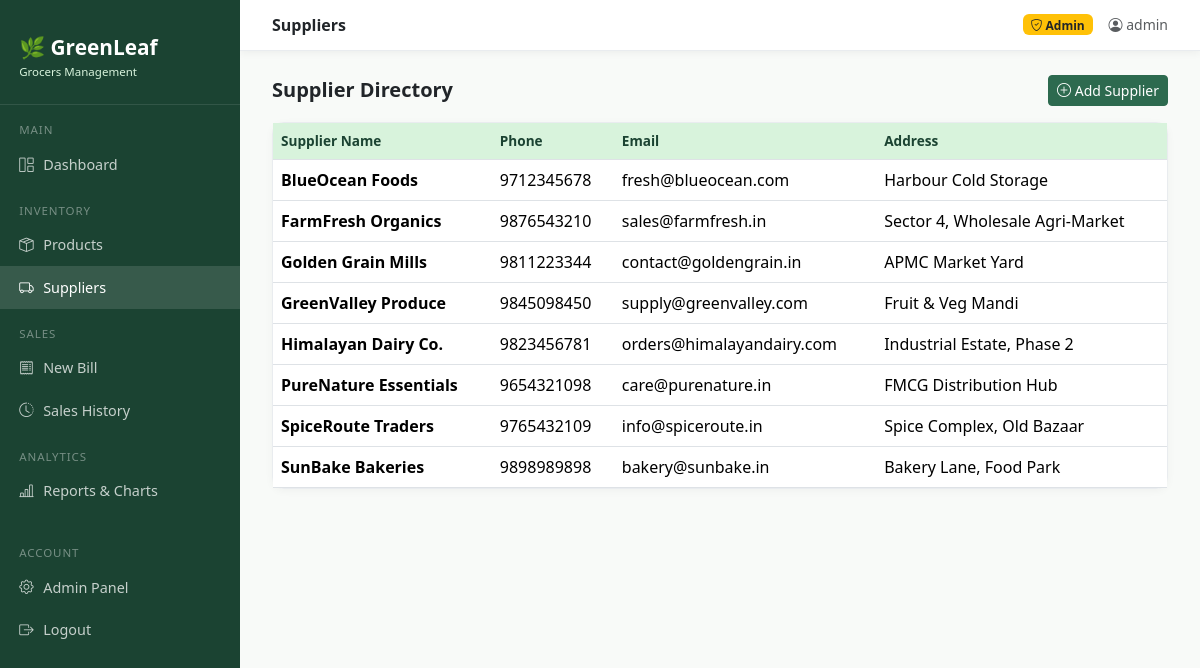
Page /suppliers/ (signed in) on the committed database.
### inventory/models.py (models this page shows, shortened)
class Supplier(models.Model):
    name = models.CharField(max_length=200)
    phone = models.CharField(max_length=20, blank=True)
    email = models.EmailField(blank=True)
    address = models.TextField(blank=True)
    created_at = models.DateTimeField(auto_now_add=True)
    class Meta:
        ordering = ['name']

### inventory/views.py (the view)
# urls.py: path('suppliers/', views.supplier_list, name='supplier_list'),
@login_required
def supplier_list(request):
    if not is_admin(request.user):
        messages.error(request, "Access denied.")
        return redirect('dashboard')
    suppliers = Supplier.objects.all()
    return render(request, 'inventory/supplier_list.html', {'suppliers': suppliers})

### inventory/views.py (called while the page is built)
def is_admin(user):
    return user.is_staff or user.is_superuser

### templates/inventory/supplier_list.html (shortened to what this page needs)
{% extends 'base.html' %}
{% block page_title %}Suppliers{% endblock %}
{% block content %}
<div class="d-flex justify-content-between align-items-center mb-3">
    <h5 class="fw-bold mb-0">Supplier Directory</h5>
    <a href="{% url 'supplier_add' %}" class="btn btn-primary btn-sm"><i class="bi bi-plus-circle"></i> Add Supplier</a>
</div>
<div class="card">
    <div class="card-body p-0">
        <table class="table table-hover mb-0">
            <thead>
                <tr><th>Supplier Name</th><th>Phone</th><th>Email</th><th>Address</th></tr>
            </thead>
            <tbody>
            {% for s in suppliers %}
            <tr>
                <td class="fw-semibold">{{ s.name }}</td>
                <td>{{ s.phone|default:'-' }}</td>
                <td>{{ s.email|default:'-' }}</td>
                <td>{{ s.address|default:'-' }}</td>
            </tr>
            {% empty %}
            <tr><td colspan="4" class="text-center text-muted py-4">No suppliers registered yet.</td></tr>
            {% endfor %}
            </tbody>
        </table>
    </div>
</div>
{% endblock %}

### templates/base.html (shortened to what this page needs)
<!DOCTYPE html>
<html lang="en">
<head>
    <link href="https://cdn.jsdelivr.net/npm/bootstrap@5.3.2/dist/css/bootstrap.min.css" rel="stylesheet">
    <link href="https://cdn.jsdelivr.net/npm/bootstrap-icons@1.11.3/font/bootstrap-icons.css" rel="stylesheet">
</head>
<body>
<div class="sidebar">
    <div class="brand">
        🌿 GreenLeaf<br>
        <small>Grocers Management</small>
    </div>
    <div class="nav-label">Main</div>
    <a href="{% url 'dashboard' %}" class="nav-link {% if request.resolver_match.url_name == 'dashboard' %}active{% endif %}">
        <i class="bi bi-grid-1x2"></i> Dashboard
    </a>
    <div class="nav-label">Inventory</div>
    <a href="{% url 'product_list' %}" class="nav-link {% if 'product' in request.resolver_match.url_name %}active{% endif %}">
        <i class="bi bi-box-seam"></i> Products
    </a>
    {% if user.is_staff %}
    <a href="{% url 'supplier_list' %}" class="nav-link {% if 'supplier' in request.resolver_match.url_name %}active{% endif %}">
        <i class="bi bi-truck"></i> Suppliers
    </a>
    {% endif %}
    <div class="nav-label">Sales</div>
    <a href="{% url 'billing' %}" class="nav-link {% if request.resolver_match.url_name == 'billing' %}active{% endif %}">
        <i class="bi bi-receipt"></i> New Bill
    </a>
    <a href="{% url 'sale_list' %}" class="nav-link {% if request.resolver_match.url_name == 'sale_list' %}active{% endif %}">
        <i class="bi bi-clock-history"></i> Sales History
    </a>
    {% if user.is_staff %}
    <div class="nav-label">Analytics</div>
    <a href="{% url 'reports' %}" class="nav-link {% if request.resolver_match.url_name == 'reports' %}active{% endif %}">
        <i class="bi bi-bar-chart-line"></i> Reports & Charts
    </a>
    {% endif %}
    <div class="nav-label mt-3">Account</div>
    <a href="/admin/" class="nav-link" target="_blank">
        <i class="bi bi-gear"></i> Admin Panel
    </a>
    <a href="{% url 'logout' %}" class="nav-link">
        <i class="bi bi-box-arrow-right"></i> Logout
    </a>
</div>
<div class="topbar">
    <span class="fw-semibold text-dark">{% block page_title %}Dashboard{% endblock %}</span>
    <div class="d-flex align-items-center gap-3">
        {% if user.is_staff %}<span class="badge bg-warning text-dark"><i class="bi bi-shield-check"></i> Admin</span>{% else %}<span class="badge bg-secondary">Cashier</span>{% endif %}
        <span class="text-muted small"><i class="bi bi-person-circle"></i> {{ user.username }}</span>
    </div>
</div>
<div class="main-content">
    {% block content %}{% endblock %}
</div>
</body>
</html>

### templates/base.html (style rules this page uses)
:root { --green-dark: #1b4332; --green-mid: #2d6a4f; --green-light: #52b788; --green-pale: #d8f3dc; --accent: #f4a261; }
body { background: #f8faf8; font-family: 'Segoe UI', sans-serif; }
.sidebar { width: 240px; min-height: 100vh; background: var(--green-dark); position: fixed; top: 0; left: 0; z-index: 100; padding-top: 1rem; }
.sidebar .brand { color: white; font-size: 1.3rem; font-weight: 700; padding: 1rem 1.2rem 1.5rem; border-bottom: 1px solid rgba(255,255,255,0.1); }
.sidebar .brand small { display: block; font-size: 0.72rem; color: var(--green-pale); font-weight: 400; }
.sidebar .nav-link { color: rgba(255,255,255,0.75); padding: 0.65rem 1.2rem; display: flex; align-items: center; gap: 0.6rem; border-radius: 0; font-size: 0.9rem; transition: all 0.2s; }
.sidebar .nav-link:hover, .sidebar .nav-link.active { background: rgba(255,255,255,0.12); color: white; }
.sidebar .nav-label { font-size: 0.72rem; text-transform: uppercase; letter-spacing: 0.08em; color: rgba(255,255,255,0.4); padding: 1rem 1.2rem 0.3rem; }
.main-content { margin-left: 240px; padding: 1.5rem 2rem; }
.topbar { background: white; border-bottom: 1px solid #e9ecef; padding: 0.8rem 2rem; margin-left: 240px; display: flex; align-items: center; justify-content: space-between; position: sticky; top: 0; z-index: 99; box-shadow: 0 2px 8px rgba(0,0,0,0.05); }
.card { border: 1px solid #e9ecef; border-radius: 12px; box-shadow: 0 2px 8px rgba(0,0,0,0.04); }
.table th { background: var(--green-pale); color: var(--green-dark); font-weight: 600; font-size: 0.85rem; }
.btn-primary { background: var(--green-mid); border-color: var(--green-mid); }

### rows in the picture
Supplier: name "BlueOcean Foods", phone "9712345678", email "fresh@blueocean.com", address "Harbour Cold Storage"
Supplier: name "FarmFresh Organics", phone "9876543210", email "sales@farmfresh.in", address "Sector 4, Wholesale Agri-Market"
Supplier: name "Golden Grain Mills", phone "9811223344", email "contact@goldengrain.in", address "APMC Market Yard"
Supplier: name "GreenValley Produce", phone "9845098450", email "supply@greenvalley.com", address "Fruit & Veg Mandi"
Supplier: name "Himalayan Dairy Co.", phone "9823456781", email "orders@himalayandairy.com", address "Industrial Estate, Phase 2"
Supplier: name "PureNature Essentials", phone "9654321098", email "care@purenature.in", address "FMCG Distribution Hub"
Supplier: name "SpiceRoute Traders", phone "9765432109", email "info@spiceroute.in", address "Spice Complex, Old Bazaar"
Supplier: name "SunBake Bakeries", phone "9898989898", email "bakery@sunbake.in", address "Bakery Lane, Food Park"

### other values in the picture
{{ user.username }} "admin"
